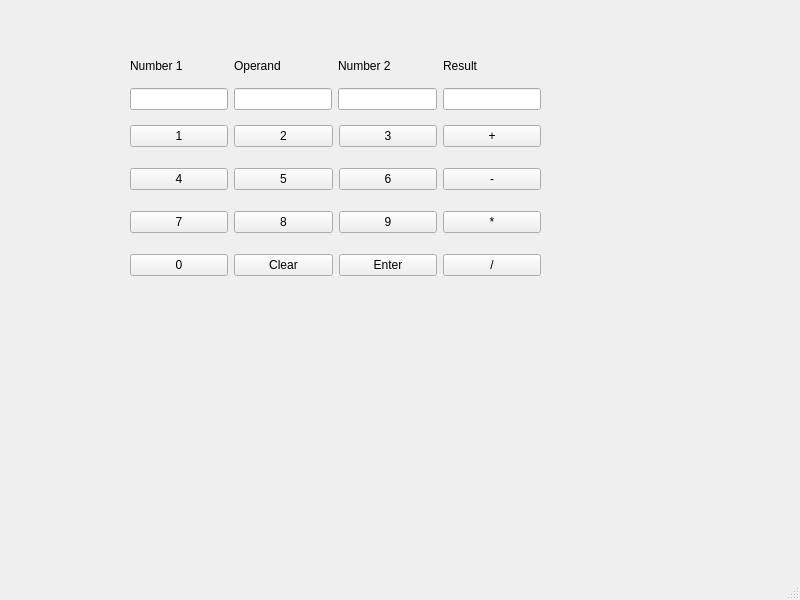
<?xml version="1.0" encoding="UTF-8"?>
<ui version="4.0">
 <class>MainWindow</class>
 <widget class="QMainWindow" name="MainWindow">
  <property name="geometry">
   <rect>
    <x>0</x>
    <y>0</y>
    <width>800</width>
    <height>600</height>
   </rect>
  </property>
  <property name="windowTitle">
   <string>MainWindow</string>
  </property>
  <widget class="QWidget" name="centralwidget">
   <widget class="QWidget" name="gridLayoutWidget">
    <property name="enabled">
     <bool>true</bool>
    </property>
    <property name="geometry">
     <rect>
      <x>130</x>
      <y>110</y>
      <width>411</width>
      <height>181</height>
     </rect>
    </property>
    <layout class="QGridLayout" name="gridLayout">
     <item row="3" column="3">
      <widget class="QPushButton" name="btnSub">
       <property name="enabled">
        <bool>true</bool>
       </property>
       <property name="text">
        <string>-</string>
       </property>
      </widget>
     </item>
     <item row="2" column="3">
      <widget class="QPushButton" name="btnAdd">
       <property name="enabled">
        <bool>true</bool>
       </property>
       <property name="text">
        <string>+</string>
       </property>
      </widget>
     </item>
     <item row="3" column="0">
      <widget class="QPushButton" name="N4">
       <property name="enabled">
        <bool>true</bool>
       </property>
       <property name="text">
        <string>4</string>
       </property>
      </widget>
     </item>
     <item row="4" column="3">
      <widget class="QPushButton" name="btnMul">
       <property name="enabled">
        <bool>true</bool>
       </property>
       <property name="text">
        <string>*</string>
       </property>
      </widget>
     </item>
     <item row="3" column="1">
      <widget class="QPushButton" name="N5">
       <property name="enabled">
        <bool>true</bool>
       </property>
       <property name="text">
        <string>5</string>
       </property>
      </widget>
     </item>
     <item row="3" column="2">
      <widget class="QPushButton" name="N6">
       <property name="enabled">
        <bool>true</bool>
       </property>
       <property name="text">
        <string>6</string>
       </property>
      </widget>
     </item>
     <item row="5" column="3">
      <widget class="QPushButton" name="btnDiv">
       <property name="enabled">
        <bool>true</bool>
       </property>
       <property name="text">
        <string>/</string>
       </property>
      </widget>
     </item>
     <item row="2" column="1">
      <widget class="QPushButton" name="N2">
       <property name="enabled">
        <bool>true</bool>
       </property>
       <property name="text">
        <string>2</string>
       </property>
      </widget>
     </item>
     <item row="5" column="1">
      <widget class="QPushButton" name="btnClear">
       <property name="enabled">
        <bool>true</bool>
       </property>
       <property name="text">
        <string>Clear</string>
       </property>
      </widget>
     </item>
     <item row="2" column="2">
      <widget class="QPushButton" name="N3">
       <property name="enabled">
        <bool>true</bool>
       </property>
       <property name="text">
        <string>3</string>
       </property>
      </widget>
     </item>
     <item row="4" column="2">
      <widget class="QPushButton" name="N9">
       <property name="enabled">
        <bool>true</bool>
       </property>
       <property name="text">
        <string>9</string>
       </property>
      </widget>
     </item>
     <item row="4" column="1">
      <widget class="QPushButton" name="N8">
       <property name="enabled">
        <bool>true</bool>
       </property>
       <property name="text">
        <string>8</string>
       </property>
      </widget>
     </item>
     <item row="5" column="2">
      <widget class="QPushButton" name="btnEnter">
       <property name="enabled">
        <bool>true</bool>
       </property>
       <property name="text">
        <string>Enter</string>
       </property>
      </widget>
     </item>
     <item row="2" column="0">
      <widget class="QPushButton" name="N1">
       <property name="enabled">
        <bool>true</bool>
       </property>
       <property name="text">
        <string>1</string>
       </property>
      </widget>
     </item>
     <item row="4" column="0">
      <widget class="QPushButton" name="N7">
       <property name="enabled">
        <bool>true</bool>
       </property>
       <property name="text">
        <string>7</string>
       </property>
      </widget>
     </item>
     <item row="5" column="0">
      <widget class="QPushButton" name="N0">
       <property name="enabled">
        <bool>true</bool>
       </property>
       <property name="text">
        <string>0</string>
       </property>
      </widget>
     </item>
    </layout>
   </widget>
   <widget class="QWidget" name="gridLayoutWidget_2">
    <property name="enabled">
     <bool>true</bool>
    </property>
    <property name="geometry">
     <rect>
      <x>130</x>
      <y>49</y>
      <width>411</width>
      <height>61</height>
     </rect>
    </property>
    <layout class="QGridLayout" name="gridLayout_2">
     <item row="0" column="3">
      <widget class="QLabel" name="labelResult">
       <property name="enabled">
        <bool>true</bool>
       </property>
       <property name="frameShape">
        <enum>QFrame::NoFrame</enum>
       </property>
       <property name="text">
        <string>Result</string>
       </property>
      </widget>
     </item>
     <item row="2" column="3">
      <widget class="QLineEdit" name="lineEditResult">
       <property name="enabled">
        <bool>true</bool>
       </property>
      </widget>
     </item>
     <item row="0" column="2">
      <widget class="QLabel" name="labelNumber2">
       <property name="enabled">
        <bool>true</bool>
       </property>
       <property name="frameShape">
        <enum>QFrame::NoFrame</enum>
       </property>
       <property name="text">
        <string>Number 2</string>
       </property>
      </widget>
     </item>
     <item row="0" column="0">
      <widget class="QLabel" name="labelNumber1">
       <property name="enabled">
        <bool>true</bool>
       </property>
       <property name="frameShape">
        <enum>QFrame::NoFrame</enum>
       </property>
       <property name="text">
        <string>Number 1</string>
       </property>
      </widget>
     </item>
     <item row="2" column="0">
      <widget class="QLineEdit" name="lineEditNumber1">
       <property name="enabled">
        <bool>true</bool>
       </property>
      </widget>
     </item>
     <item row="2" column="2">
      <widget class="QLineEdit" name="lineEditNumber2">
       <property name="enabled">
        <bool>true</bool>
       </property>
      </widget>
     </item>
     <item row="2" column="1">
      <widget class="QLineEdit" name="lineEditOperand"/>
     </item>
     <item row="0" column="1">
      <widget class="QLabel" name="label">
       <property name="text">
        <string>Operand</string>
       </property>
      </widget>
     </item>
    </layout>
   </widget>
  </widget>
  <widget class="QMenuBar" name="menubar">
   <property name="geometry">
    <rect>
     <x>0</x>
     <y>0</y>
     <width>800</width>
     <height>21</height>
    </rect>
   </property>
  </widget>
  <widget class="QStatusBar" name="statusbar"/>
 </widget>
 <resources/>
 <connections/>
</ui>
